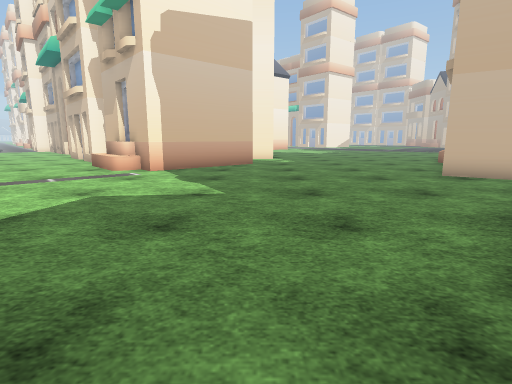
[1] (above)

24 first-person views from a walk through a 3-D level made in the Unity game engine. The camera is 1.2 m above the floor, tilts 10° down and sees 80° across. The floor is counted in squares, 1 m on a side. Each view is taken from the middle of a square. On the plan, view 1 faces up. The plan holds only what a view shows up to about 13 squares ahead; the rest is blank. The place goes on beyond the plan. The player character is not drawn. Some surface patterns are stand-ins.

[2]
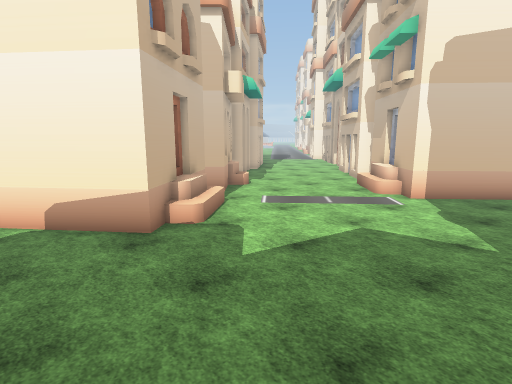

[3]
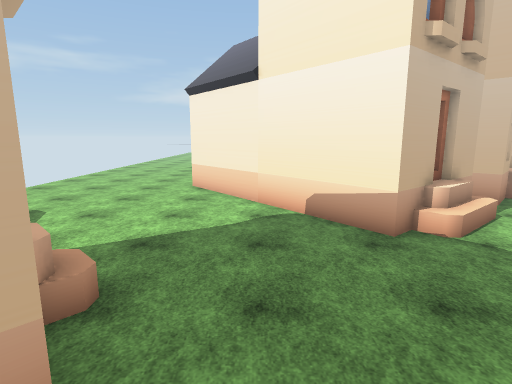

[4]
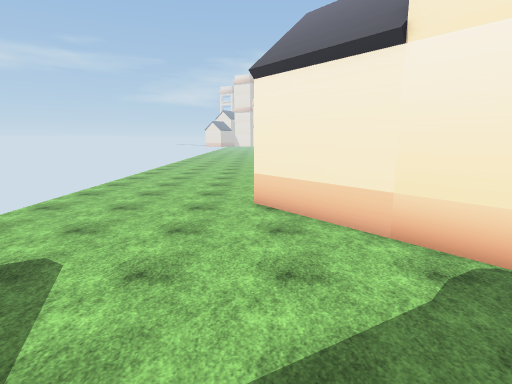

[5]
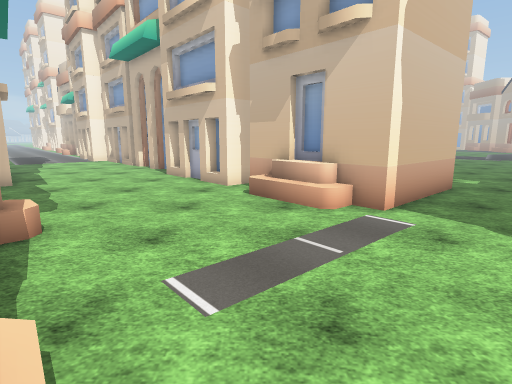

[6]
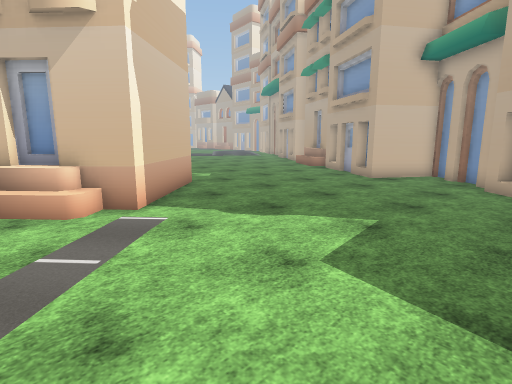

[7]
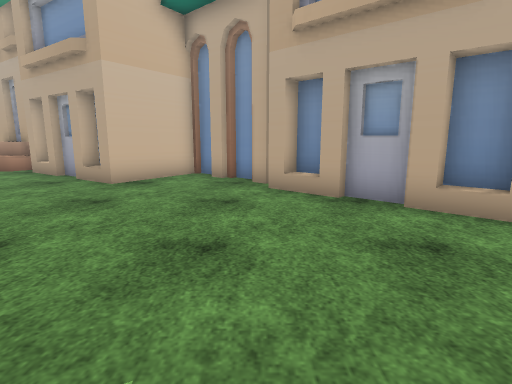

[8]
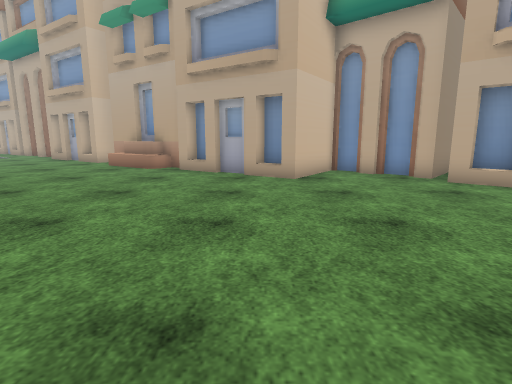

[9]
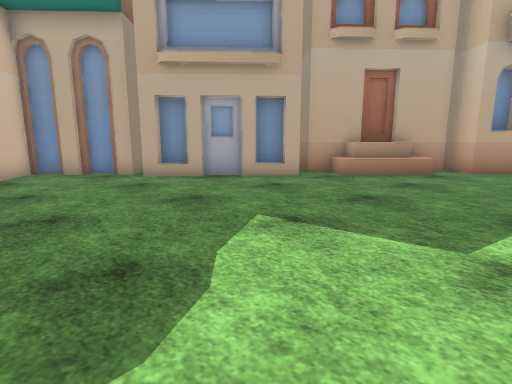

[10]
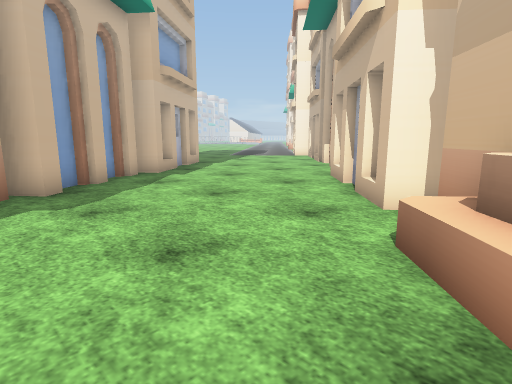

[11]
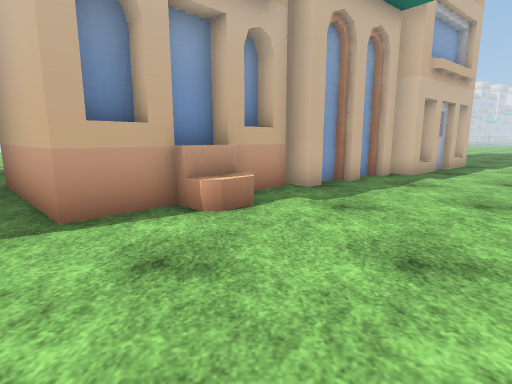

[12]
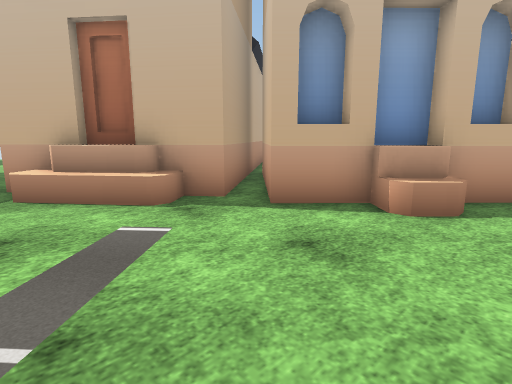

[13]
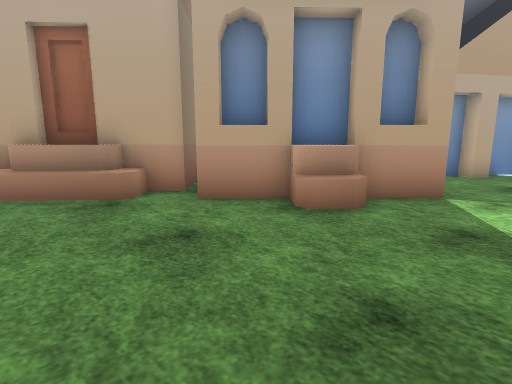

[14]
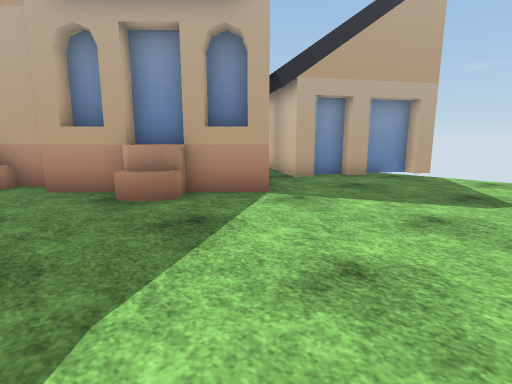

[15]
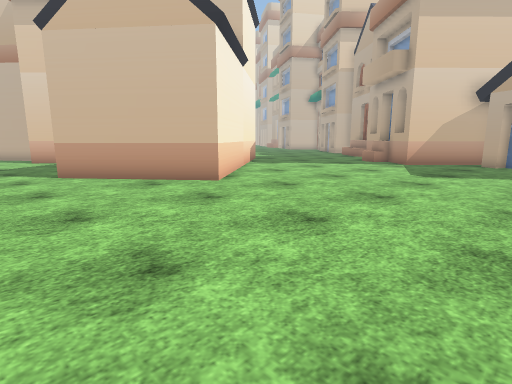

[16]
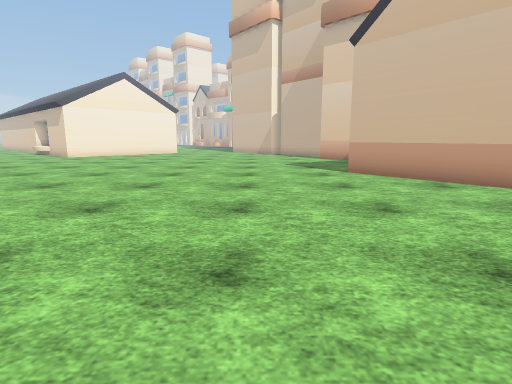

[17]
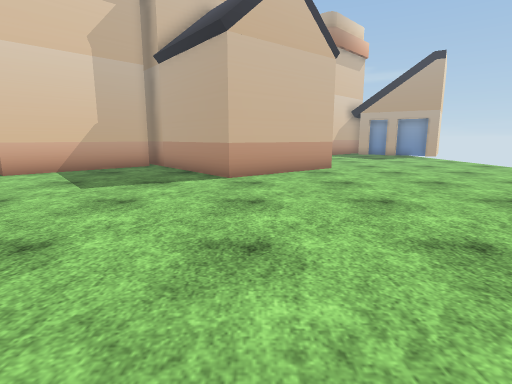

[18]
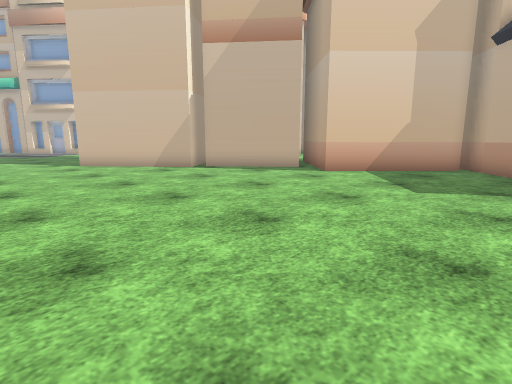

[19]
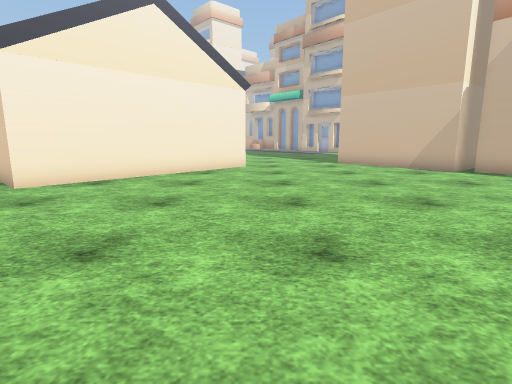

[20]
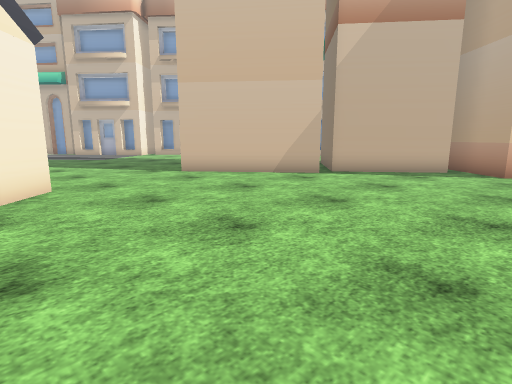

[21]
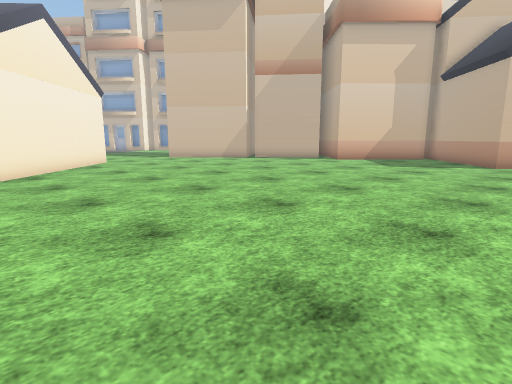

[22]
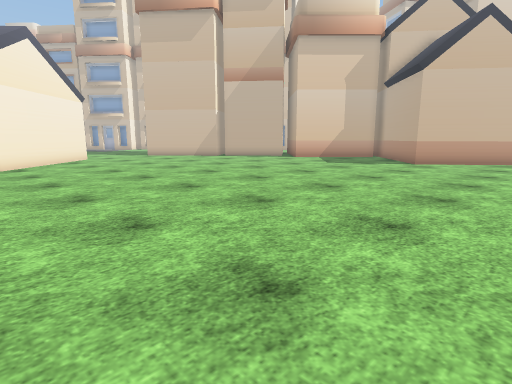

[23]
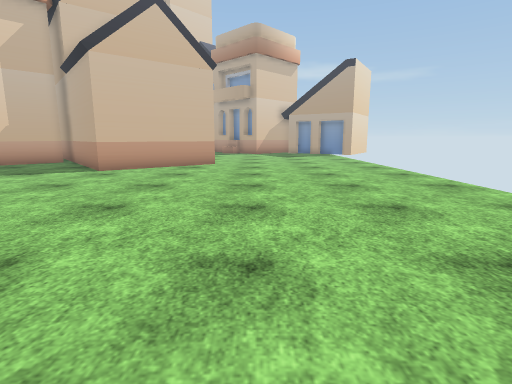

[24]
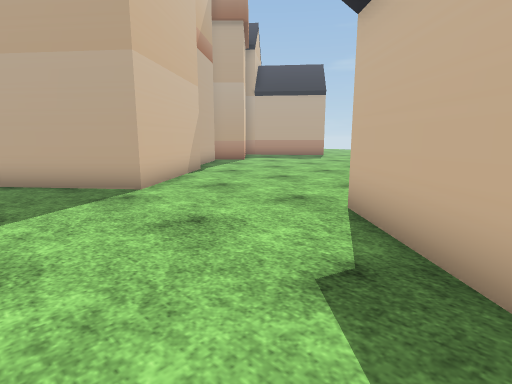

### Floor plan
Key: @ floor where view 1 was taken; # wall or solid block; x gap in a wall; . floor; / step, stairs or slope; ^ raised ledge; O other object.
Columns run from 33 left of view 1 to 10 right of it. Each row starts with its distance up from view 1.
 19    .......    x.. ....##               .....
 18    ..........###.......##             ......
 17    ........### #........#          .........
 16    ##.....##   ##.......###       .........O
 15     ##.....##   ##.......###    #..........#
 14     ##......#  ###.........##  ##.........##
 13     #.......#######........O# ##.........##
 12    ##........###  ##........###..........#
 11   ##...........#   #....................##
 10  ##............##  ##...................##
  9 ##..............##^ #O..................###
  8 #................#   ##...................#
  7  ...............#^    ^#................###
  6  ................#^  ^##...............##
  5  .................#^^^^^#O............###
  4 ...................x^^  ##/..........##
  3 ...................#^    ^#.........##
  2 ..................##     ^#........##
  1 .................##     ^^......../##
  0 ................##     ##........@O#
 -1 ................##   ##.........//##
 -2 .................## ##........../##
 -3 ..................###..........####
 -4 ..................##........./#^^^#
 -5 .............................#^
 -6     ........................#^
 -7      ........................
 -8       ........................
 -9        ......................OO
-10         ....................OOOO
-11          .............  ....OO
-12                            OOO

Positions as (right, up) in squares from view 1, and headings:
1: (0, 0), facing up
2: (0, -1), facing up-left
3: (0, -1), facing left
4: (-4, -4), facing left
5: (-7, 4), facing up
6: (-7, 4), facing up-right
7: (-2, 6), facing right
8: (-3, 11), facing right
9: (-4, 10), facing down-right
10: (-6, 10), facing up-left
11: (-6, 10), facing left
12: (-6, 11), facing down-left
13: (-7, 1), facing down-right
14: (-10, -1), facing down-right
15: (-20, -11), facing up-right
16: (-21, -11), facing up
17: (-27, -1), facing right
18: (-27, 1), facing up-right
19: (-27, 1), facing up
20: (-29, 6), facing up-right
21: (-33, -2), facing up-right
22: (-33, -5), facing up-right
23: (-29, -6), facing right
24: (-30, 19), facing down-right
